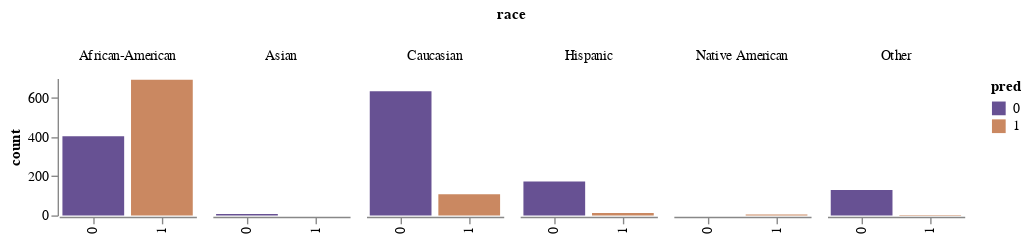

Here is the notebook cell this chart was saved with:
### Markdown cell above
### Plot of the count of predicted labels for each value of race

### Code cell
df_test |>
@vlplot(
    :bar,
    width=100,
    height=100,
    column="race:o",
    y={"count()", axis={title="count", grid=false}},
    x={"pred:n", axis={title=""}},
    color={"pred:n", scale={range=["#675193", "#ca8861"]}},
    spacing=10,
    config={
        view={stroke=:transparent},
        axis={domainWidth=1}
    }
)

### Figure 1 — Vega-Lite specification as saved in the notebook (floating-point values rounded to 4 significant figures; data arrays with more than 128 entries replaced by an {"elided": "..."} marker saying what was removed)
{"config": {"axis": {"domainWidth": 1}, "view": {"stroke": "transparent"}}, "data": {"values": {"elided": "2164 records"}}, "encoding": {"color": {"field": "pred", "scale": {"range": ["#675193", "#ca8861"]}, "type": "nominal"}, "column": {"field": "race", "type": "ordinal"}, "x": {"axis": {"title": ""}, "field": "pred", "type": "nominal"}, "y": {"aggregate": "count", "axis": {"grid": false, "title": "count"}, "type": "quantitative"}}, "height": 100, "mark": "bar", "spacing": 10, "width": 100}
